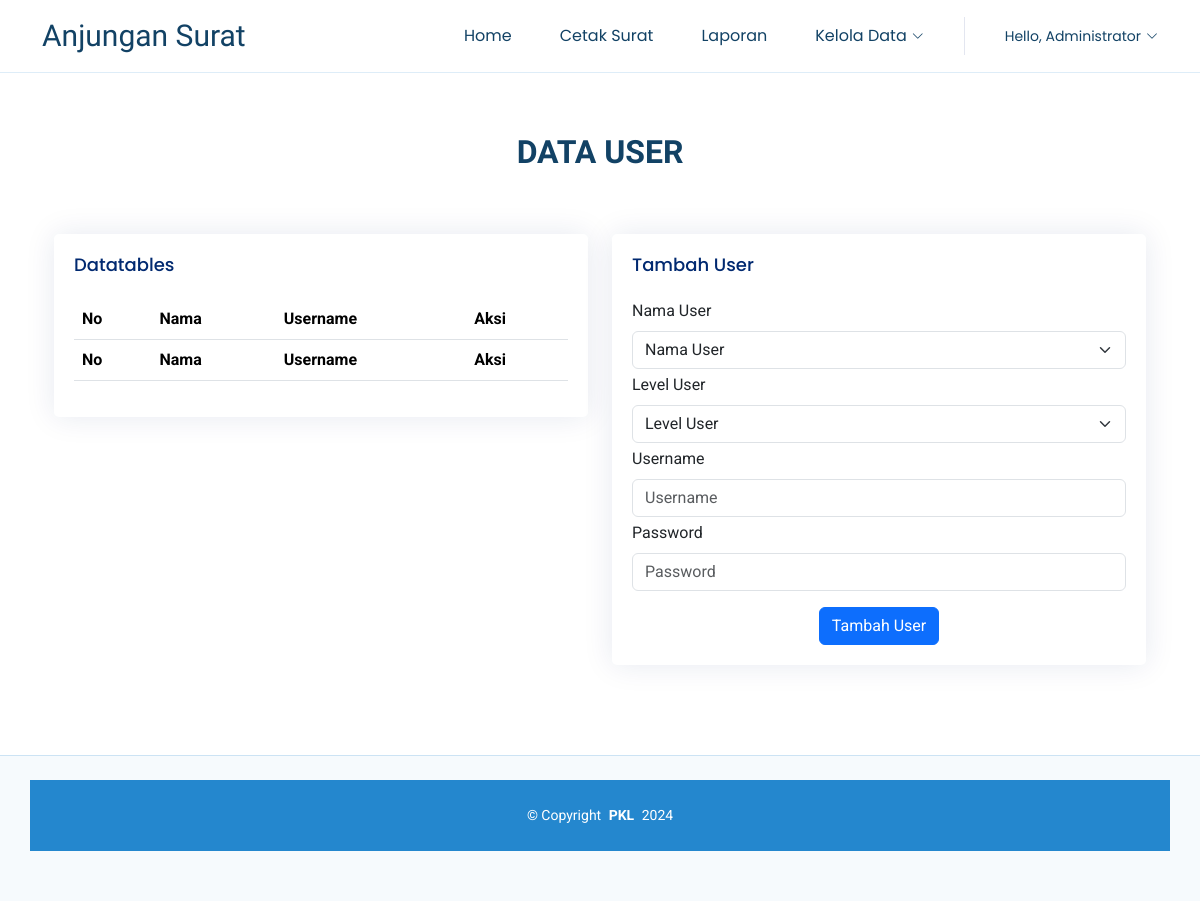
The app's page /data-user (signed in), older data.
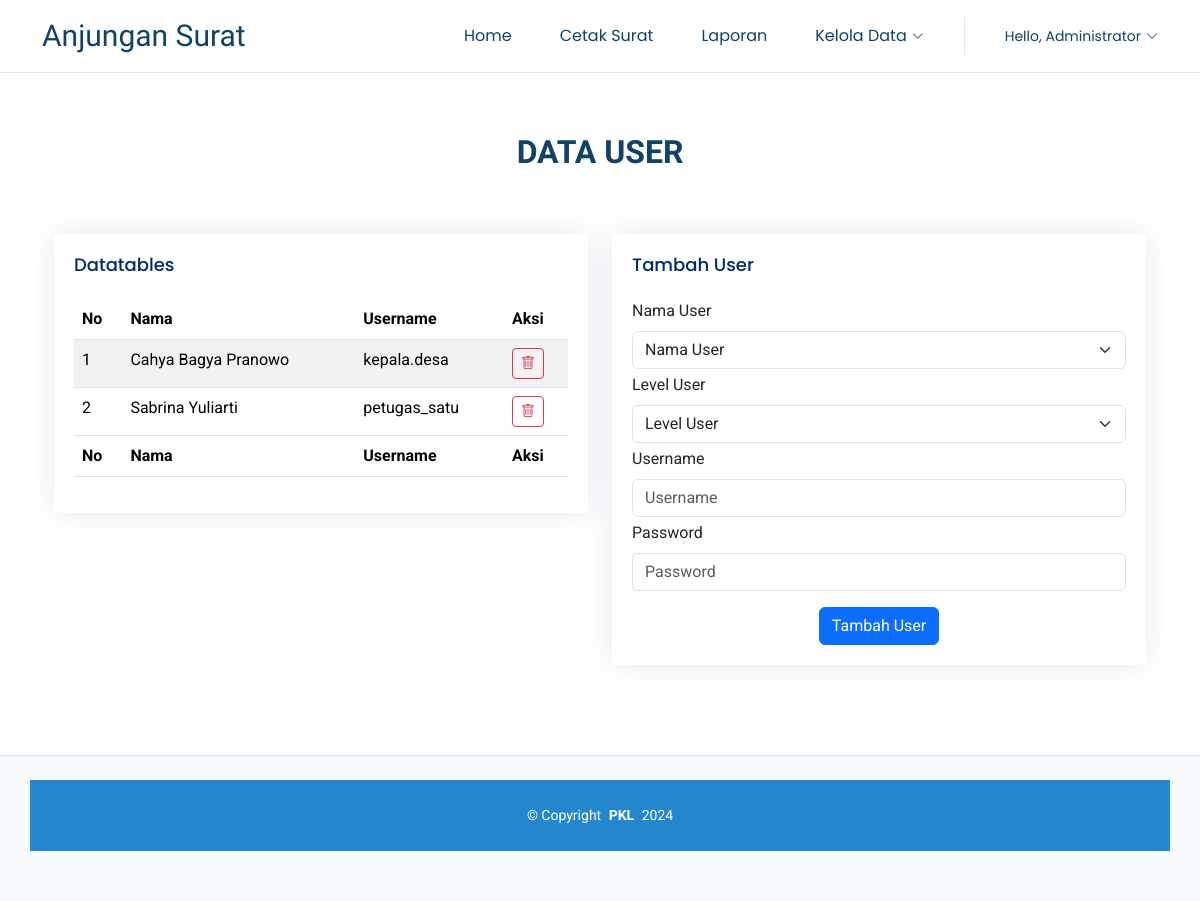
The same page, newer data.
### tables this page shows
CREATE TABLE `tb_profile` (
  `id_profile` int(11) NOT NULL,
  `id_user` int(11) NOT NULL,
  `nik` varchar(50) NOT NULL
);

CREATE TABLE `tb_perangkat` (
  `nik` varchar(25) NOT NULL,
  `nama` varchar(191) NOT NULL,
  `jk` varchar(25) NOT NULL,
  `no_hp` varchar(25) NOT NULL,
  `jabatan` varchar(50) NOT NULL,
  `alamat` varchar(255) NOT NULL
);

CREATE TABLE `tb_users` (
  `id_user` int(11) NOT NULL,
  `username` varchar(50) NOT NULL,
  `password` varchar(255) NOT NULL,
  `level` varchar(50) NOT NULL
);

### app/Core/Controller.php (called while the page is built, shortened)
<?php
class Controller extends Filter
{
    public function view($view, $data = [])
    {
        require_once __DIR__ . '/../Views/' . $view . '.php';
    }
    public function model($model)
    {
        return new $model();
    }
}

### app/Controllers/UserController.php (called while the page is built, shortened)
<?php
class UserController extends Controller
{
    public function storeUser()
    {
        if ($_SESSION['login']['akses'] == 'Administrator') {
            $d = [
                'title' => 'Data User',
                'nama' => ['nama' => 'Administrator']
            ];
        } else {
            $d = [
                'title' => 'Data User',
                'nama' => $this->model(ProfileModel::class)->getNama($_SESSION['login'])
            ];
        }
        $data = [
            'level' => [],
            'data' => $this->model(UserModel::class)->getAllProfile(),
            'perangkat' => $this->model(PerangkatModel::class)->getAll()
        ];
        $level = $this->model(UserModel::class)->getByLvl("Kepala Desa");
        if ($level) {
            array_push($data['level'], 'Petugas');
        } else {
            array_push($data['level'], 'Kepala Desa', 'Petugas');
        }
        $this->view('template/template-header', $d);
        $this->view('pages/user', $data);
        $this->view('template/template-footer');
    }
}

### app/Core/Web.php (called while the page is built, shortened)
<?php
class Web
{
    public function __construct()
    {
        Router::run();
    }
}

### public/index.php (called while the page is built, shortened)
<?php
$app = new Web;

### app/Core/Database.php (called while the page is built, shortened)
<?php
class Database
{
  private $conn;
  public function __construct()
  {
    $this->conn = $this->setConnection();
  }
  protected function setConnection()
  {
    try {
      $host = $_ENV['DB_HOST'];
      $user = $_ENV['DB_USERNAME'];
      $pass = $_ENV['DB_PASSWORD'];
      $db = $_ENV['DB_DATABASE'];
      $port = $_ENV['DB_PORT'];
      $conn = new PDO("mysql:host=$host;dbname=$db;port=$port", $user, $pass);
      $conn->setAttribute(PDO::ATTR_ERRMODE, PDO::ERRMODE_EXCEPTION);
      return $conn;
    } catch (PDOException $e) {
      die($e->getMessage());
    }
  }
  public function qry($query, $params = array())
  {
    $this->stmt = $this->conn->prepare($query);
    $this->stmt->execute($params);
    return $this->stmt;
  }
}

### app/Models/UserModel.php (called while the page is built, shortened)
<?php
class UserModel extends Database
{
    public function getAllProfile()
    {
        $query = "SELECT * FROM tb_users JOIN tb_profile USING (id_user) JOIN tb_perangkat USING (nik)";
        return $this->qry($query)->fetchAll(PDO::FETCH_ASSOC);
    }
}

### app/Helpers/Autoload.php (called while the page is built, shortened)
<?php
function load_helper($class_name)
{
    $path_to_file = '../app/helpers/' . $class_name . '.php';
}

### app/Views/pages/user.php (the view, shortened to what this page needs)
<?php
$username = "";
?>
<section id="#service" class="portfolio section">
    <div class="container section-title pb-5" data-aos="fade-up">
        <h2>Data User</h2>
    </div>
    <div class="container" data-aos="fade-up" data-aos-delay="100">
        <div class="container">
            <div class="row">
                <div class="col-lg-6">
                    <div class="card">
                        <div class="card-body">
                            <h5 class="card-title">Datatables</h5>
                            <table id="example" class="table table-striped" style="width:100%">
                                <thead>
                                    <tr>
                                        <th>No</th>
                                        <th>Nama</th>
                                        <th>Username</th>
                                        <th>Aksi</th>
                                    </tr>
                                </thead>
                                <tbody>
                                    <?php $nomor = 1;
                                    foreach ($data as $row) : ?>
                                        <tr>
                                            <td><?= $nomor++; ?></td>
                                            <td><?= $row['nama']; ?></td>
                                            <td><?= $row['username']; ?></td>
                                            <td>
                                                <a href="<?= APPURL . '/data-user/hapus/' . $row['id_user']; ?>" class="btn btn-outline-danger btn-sm tombol-hapus">
                                                    <i class="bi bi-trash"></i>
                                                </a>
                                            </td>
                                        </tr>
                                    <?php endforeach ?>
                                </tbody>
                                <tfoot>
                                    <tr>
                                        <th>No</th>
                                        <th>Nama</th>
                                        <th>Username</th>
                                        <th>Aksi</th>
                                    </tr>
                                </tfoot>
                            </table>
                        </div>
                    </div>
                </div>
                <div class="col-lg-6">
                    <div class="card">
                        <div class="card-body">
                            <h5 class="card-title">Tambah User</h5>
                            <form action="<?= APPURL . '/data-user/tambah'; ?>" method="post" class="php-email-form" data-aos="fade-up" data-aos-delay="200">
                                <div class="mb-1">
                                    <label for="inputNama" class="form-label">Nama User</label>
                                    <select class="form-select" name="nik" id="inputNama" aria-label="Pilihan Perangkat" required>
                                        <option selected value="">Nama User</option>
                                    </select>
                                </div>
                                <div class="mb-1">
                                    <label for="inputLevel" class="form-label">Level User</label>
                                    <select class="form-select" name="level" id="inputLevel" aria-label="Pilihan Perangkat" required>
                                        <option selected value="">Level User</option>
                                    </select>
                                </div>
                                <div class="mb-1">
                                    <label for="username" class="form-label">Username</label>
                                    <input type="text" class="form-control user-username" name="username" id="username" value="<?= $username; ?>" placeholder="Username">
                                </div>
                                <div class="mb-1">
                                    <label for="password" class="form-label">Password</label>
                                    <input type="password" class="form-control" name="password" id="password" placeholder="Password" required>
                                </div>
                                <div class="col-md-12 text-center mt-3">
                                    <button type="submit" class="btn btn-primary tambah-user">Tambah User</button>
                                </div>
                            </form>
                        </div>
                    </div>
                </div>
            </div>
        </div>
    </div>
</section>

### app/Core/Router.php (shortened to what this page needs)
<?php
class Router
{
    private static array $routes = [];
    private static function add(string $method, string $path, $handler, array  $middlewares = []): void
    {
        self::$routes[$method . $path] = [
            'method' => $method,
            'path' => $path,
            'handler' => $handler,
            'middleware' => $middlewares
        ];
    }
    public static function run(): void
    {
        $path = '/';
        if (isset($_SERVER['PATH_INFO'])) {
            $path = $_SERVER['PATH_INFO'];
        }
        $method = $_SERVER['REQUEST_METHOD'];
        foreach (self::$routes as $route) {
            $pattern = "#^" . $route['path'] . "$#";
            if (preg_match($pattern, $path, $variables) && $method == $route['method']) {
                $controller = new $route['handler'][0];
                $function = $route['handler'][1];
                array_shift($variables);
                call_user_func_array([$controller, $function], $variables);
                return;
            }
        }
    }
}

### app/Views/template/template-header.php (shortened to what this page needs)
<!DOCTYPE html>
<html lang="en">
<head>
    <link href="<?= APPURL . '/assets/vendor/bootstrap/css/bootstrap.min.css' ?>" rel="stylesheet">
    <link href="<?= APPURL . '/assets/vendor/bootstrap-icons/bootstrap-icons.css' ?>" rel="stylesheet">
    <link href="<?= APPURL . '/assets/vendor/aos/aos.css" rel="stylesheet' ?>">
    <link href="<?= APPURL . '/assets/vendor/glightbox/css/glightbox.min.css' ?>" rel="stylesheet">
    <link href="<?= APPURL . '/assets/vendor/swiper/swiper-bundle.min.css' ?>" rel="stylesheet">
    <link href="<?= APPURL . '/assets/vendor/datatables/datatables.min.css' ?>" rel="stylesheet">
    <link href="<?= APPURL . '/assets/css/main.css' ?>" rel="stylesheet">
    <link href="<?= APPURL . '/css/flatpickr.min.css' ?>" rel="stylesheet" />
</head>
<body class="index-page">
    <header id="header" class="header d-flex align-items-center">
        <div class="container-fluid container-xl position-relative d-flex align-items-center no-print">
            <a href="index.html" class="logo d-flex align-items-center me-auto">
                <h1 class="sitename">Anjungan Surat</h1>
            </a>
            <nav id="navmenu" class="navmenu">
                <ul class="menu-nav">
                    <?php if ($_SESSION['login']['akses'] == "Administrator" || $_SESSION['login']['akses'] == "Petugas") : ?>
                        <li><a href=" <?= APPURL ?>" class="<?= $title == "Home" ? 'active' : ''; ?>">Home<br></a></li>
                        <li><a href="#services">Cetak Surat</a></li>
                    <?php endif ?>
                    <li><a href="<?= APPURL . '/laporan'; ?>" class="<?= $title == "Laporan" ? 'active' : ''; ?>">Laporan</a></li>
                    <?php if ($_SESSION['login']['akses'] == "Administrator") : ?>
                        <li class="dropdown">
                            <a href="#" class="">
                                <span class="mr-2 d-lg-inline">Kelola Data</span>
                                <i class="bi bi-chevron-down toggle-dropdown"></i>
                            </a>
                        </li>
                    <?php endif ?>
                    <li class="dropdown">
                        <a href="#" class="">
                            <span class="mr-2 d-lg-inline text-gray-600 small">Hello, <?= ucwords($nama['nama']); ?></span>
                            <i class="bi bi-chevron-down toggle-dropdown"></i>
                        </a>
                    </li>
                </ul>
            </nav>
        </div>
    </header>
    <main class="main">

### app/Views/template/template-footer.php (shortened to what this page needs)
</main>
<footer id="footer" class="footer light-background">
    <div class="container copyright text-center mt-4">
        <p>© <span>Copyright</span> <strong class="px-1 sitename">PKL</strong> <span>2024</span></p>
    </div>
</footer>
</body>
</html>

### public/assets/css/main.css (style rules this page uses)
:root { --bs-body-font-size: 1rem; --default-font: "Roboto", system-ui, -apple-system, "Segoe UI", Roboto, "Helvetica Neue", Arial, "Noto Sans", "Liberation Sans", sans-serif, "Apple Color Emoji", "Segoe UI Emoji", "Segoe UI Symbol", "Noto Color Emoji"; --heading-font: "Raleway", sans-serif; --nav-font: "Poppins", sans-serif; }
:root { --background-color: #ffffff; --default-color: #444444; --heading-color: #124265; --accent-color: #2487ce; --surface-color: #ffffff; --contrast-color: #ffffff; }
:root { --nav-color: #124265; --nav-hover-color: #2487ce; --nav-mobile-background-color: #ffffff; --nav-dropdown-background-color: #ffffff; --nav-dropdown-color: #124265; --nav-dropdown-hover-color: #2487ce; }
.light-background { --background-color: #f6fafd; --surface-color: #ffffff; }
:root { scroll-behavior: smooth; }
body { color: var(--default-color); background-color: var(--background-color); font-family: var(--default-font); }
a { color: var(--accent-color); text-decoration: none; transition: 0.3s; }
h1, h2, h3, h4, h5, h6 { color: var(--heading-color); font-family: var(--heading-font); }
.header { color: var(--default-color); background-color: var(--background-color); padding: 17px 0; transition: all 0.5s; z-index: 997; border-bottom: 1px solid color-mix(in srgb, var(--accent-color), transparent 85%); }
.header .logo { line-height: 1; }
.header .logo h1 { font-size: 30px; margin: 0; font-weight: 300; color: var(--heading-color); }
@media (max-width: 1200px) { .header .logo { order: 1; } }
@media (max-width: 1200px) { .header .navmenu { order: 3; } }
@media (min-width: 1200px) { .navmenu { padding: 0; } }
@media (min-width: 1200px) { .navmenu ul { margin: 0; padding: 0; display: flex; list-style: none; align-items: center; } }
@media (min-width: 1200px) { .navmenu li { position: relative; } }
@media (min-width: 1200px) { .navmenu a, .navmenu a:focus { color: var(--nav-color); padding: .25rem 1.5rem; font-size: 1rem; font-family: var(--nav-font); font-weight: 400; display: flex; align-items: center; white-space: nowrap; transition: 0.3s; } }
@media (min-width: 1200px) { .navmenu a i, .navmenu a:focus i { font-size: 12px; line-height: 0; margin-left: 5px; transition: 0.3s; } }
@media (min-width: 1200px) { .navmenu li:last-child a { padding-right: 0; } }
.footer { color: var(--default-color); background-color: var(--background-color); border-top: 1px solid color-mix(in srgb, var(--accent-color), transparent 80%); font-size: 14px; padding-bottom: 50px; position: relative; }
.footer .copyright { padding-top: 25px; padding-bottom: 25px; background-color: var(--accent-color); color: var(--contrast-color); }
.footer .copyright p { margin-bottom: 0; }
section, .section { color: var(--default-color); background-color: var(--background-color); padding: 60px 0; scroll-margin-top: 100px; overflow: clip; }
.section-title { text-align: center; padding-bottom: 60px; position: relative; }
.section-title h2 { font-size: 32px; font-weight: 700; margin-bottom: 15px; text-transform: uppercase; }
.card { margin-bottom: 30px; border: none; border-radius: 5px; box-shadow: 0px 0 30px rgba(1, 41, 112, 0.1); }
.card-title { padding: 20px 0 15px 0; font-size: 18px; font-weight: 500; color: #012970; font-family: "Poppins", sans-serif; }
.card-body { padding: 0 20px 20px 20px; }

Row changes from the older to the newer data that the page shows:
added tb_profile: nik.nama "Cahya Bagya Pranowo", id_user.username "kepala.desa"
added tb_profile: nik.nama "Sabrina Yuliarti", id_user.username "petugas_satu"
